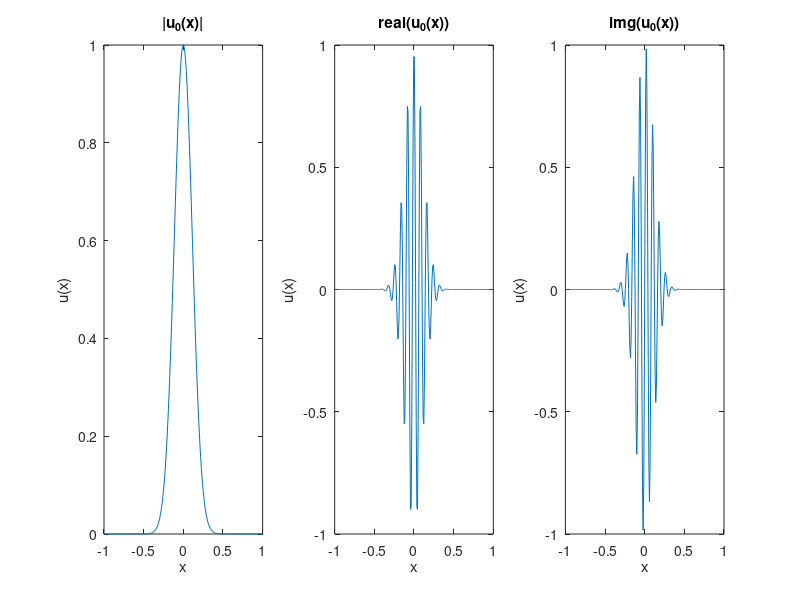

Reproduce this figure in MATLAB. (Note: this script raises an error after producing the figure.)

%%
% Shows the propagation of the solution of a fractional Schrodinger 
% equation with concentrated and highly oscillatory initial datum. 
% The solution remains concentrated along the rays of geometric optics

%%
N = 250;
L = 1;
hx = (2*L)/(N+1);
%%
% Definition of the initial datum u0 as a function_handle. 
% u0 is chosen as a Gaussian profile multiplied by a higly oscillatory 
% function
x0 = 0; % Center of the Gaussian profile
gamma = hx^(-0.9); % Amplitude of the Gaussian profile 
fr = (1/hx)*pi^2/16; % Frequency of the oscillations

%%
u0 = @(x) exp(-0.5*gamma*(x-x0).^2).*exp(1i*fr*x);
%%
% Plot of the initial datum
fig = gcf;
set(gcf,'Units','pixels','Position',[427 306 712 284])

x = -L:hx:L;

subplot(1,3,1) % Modulus
plot(x,abs(u0(x)))
title('|u_0(x)|')
xlabel('x'); ylabel('u(x)');

subplot(1,3,2) % Real part
plot(x,real(u0(x)))
title('real(u_0(x))')
xlabel('x'); ylabel('u(x)');

subplot(1,3,3) % Imaginary part
plot(x,imag(u0(x)))
title('img(u_0(x))')
xlabel('x'); ylabel('u(x)');

format_plot(fig)

%% Solution for s = 1/2 
% Define the characteristic parameters of the problem
s = 0.5  % Order of the fractional Laplacian 
L        % Extrema of the space interval
N        % Number of points in the space mesh
T = 5    % Length of the time interval
u0       % The function_handle that we have showed before. 
%%
% To solve the equation, we call the function fractional_schr. The solution 
% of the equation is stored in the u variable.
[x,t,u] = fractional_schr(s,L,N,T,u0);
%%
% Now we can see a graphical interpretation
[X,T] = meshgrid(x,t);
%
clf
mesh(X,T,u');
format_plot(gcf);view(0,90)
xlabel('x'); ylabel('t'); title('Ray Evolution');
%% 
% By typing "animation(x,t,u)" in the MATLAB console you can see the 
% evolution in time of this wave.

%%
% ![$$u(t)$$ function](extra-data/wave.gif)

